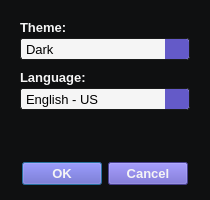
<?xml version="1.0" encoding="UTF-8"?>
<ui version="4.0">
 <class>Settings</class>
 <widget class="QDialog" name="Settings">
  <property name="geometry">
   <rect>
    <x>0</x>
    <y>0</y>
    <width>210</width>
    <height>200</height>
   </rect>
  </property>
  <property name="sizePolicy">
   <sizepolicy hsizetype="Fixed" vsizetype="Fixed">
    <horstretch>0</horstretch>
    <verstretch>0</verstretch>
   </sizepolicy>
  </property>
  <property name="minimumSize">
   <size>
    <width>210</width>
    <height>200</height>
   </size>
  </property>
  <property name="maximumSize">
   <size>
    <width>210</width>
    <height>200</height>
   </size>
  </property>
  <property name="windowTitle">
   <string>Settings</string>
  </property>
  <property name="styleSheet">
   <string notr="true">QWidget {
    background-color: #0f1011;
}</string>
  </property>
  <layout class="QVBoxLayout" name="verticalLayout_2">
   <property name="spacing">
    <number>15</number>
   </property>
   <property name="leftMargin">
    <number>20</number>
   </property>
   <property name="topMargin">
    <number>20</number>
   </property>
   <property name="rightMargin">
    <number>20</number>
   </property>
   <property name="bottomMargin">
    <number>15</number>
   </property>
   <item>
    <layout class="QVBoxLayout" name="verticalLayout">
     <property name="spacing">
      <number>10</number>
     </property>
     <item>
      <layout class="QVBoxLayout" name="verticalLayout_3">
       <property name="spacing">
        <number>3</number>
       </property>
       <item>
        <widget class="QLabel" name="themeTitle_Label">
         <property name="styleSheet">
          <string notr="true">QLabel {
    /* Font Button */
    color: #f5f5f5;
    font-family: 'MollenNarrow_Bold';
    font-size: 10pt;
    font-weight: bold;
    text-align: left;
}</string>
         </property>
         <property name="text">
          <string>Theme:</string>
         </property>
        </widget>
       </item>
       <item>
        <widget class="QComboBox" name="theme_ComboBox">
         <property name="minimumSize">
          <size>
           <width>0</width>
           <height>22</height>
          </size>
         </property>
         <property name="styleSheet">
          <string notr="true">/* Base Shape */
QComboBox {
	/* Shape ComboBox */
    background-color: #f5f5f5;
	border: 1px solid #1a1b1b;
	border-radius: 3px;
	padding: 0px 5px;

	/* Font ComboBox */
	font-family: 'MollenNarrow_Regular';
    font-size: 10pt;
	color: #000000;
}

/* Arrow Icon */
QComboBox::down-arrow {
	image: url(:/Icons/Arrow_Down.svg);
	width: 14px;
    height: 14px;
}

QComboBox::drop-down:!editable {
	background-color: #645ac8;
	border: 2px solid #645ac8;
	border-top-right-radius: 3px;
	border-bottom-right-radius: 3px;
	width: 20px;
}

/* Drop Down Menu */
QComboBox QAbstractItemView {
	background-color: #f5f5f5;

	/* Font ComboBox */
	font-family: 'MollenNarrow_Regular';
    font-size: 10pt;
	color: #000000;
}

QComboBox QAbstractItemView::item::selected {
	background-color: #69b5ff;

}</string>
         </property>
         <item>
          <property name="text">
           <string>Dark</string>
          </property>
         </item>
         <item>
          <property name="text">
           <string>Light</string>
          </property>
         </item>
        </widget>
       </item>
      </layout>
     </item>
     <item>
      <layout class="QVBoxLayout" name="verticalLayout_4">
       <property name="spacing">
        <number>3</number>
       </property>
       <item>
        <widget class="QLabel" name="languageTitle_Label">
         <property name="styleSheet">
          <string notr="true">QLabel {
    /* Font Button */
    color: #f5f5f5;
    font-family: 'MollenNarrow_Bold';
    font-size: 10pt;
    font-weight: bold;
    text-align: left;
}</string>
         </property>
         <property name="text">
          <string>Language:</string>
         </property>
        </widget>
       </item>
       <item>
        <widget class="QComboBox" name="language_ComboBox">
         <property name="minimumSize">
          <size>
           <width>0</width>
           <height>22</height>
          </size>
         </property>
         <property name="styleSheet">
          <string notr="true">/* Base Shape */
QComboBox {
	/* Shape ComboBox */
    background-color: #f5f5f5;
	border: 1px solid #1a1b1b;
	border-radius: 3px;
	padding: 0px 5px;

	/* Font ComboBox */
	font-family: 'MollenNarrow_Regular';
    font-size: 10pt;
	color: #000000;
}

/* Arrow Icon */
QComboBox::down-arrow {
	image: url(:/Icons/Arrow_Down.svg);
	width: 14px;
    height: 14px;
}

QComboBox::drop-down:!editable {
	background-color: #645ac8;
	border: 2px solid #645ac8;
	border-top-right-radius: 3px;
	border-bottom-right-radius: 3px;
	width: 20px;
}

/* Drop Down Menu */
QComboBox QAbstractItemView {
	background-color: #f5f5f5;

	/* Font ComboBox */
	font-family: 'MollenNarrow_Regular';
    font-size: 10pt;
	color: #000000;
}

QComboBox QAbstractItemView::item::selected {
	background-color: #69b5ff;

}</string>
         </property>
         <item>
          <property name="text">
           <string>English - US</string>
          </property>
         </item>
         <item>
          <property name="text">
           <string>Portuguese - BR</string>
          </property>
         </item>
         <item>
          <property name="text">
           <string>Spanish - ES</string>
          </property>
         </item>
         <item>
          <property name="text">
           <string>Chinese - CH</string>
          </property>
         </item>
        </widget>
       </item>
      </layout>
     </item>
     <item>
      <spacer name="verticalSpacer">
       <property name="orientation">
        <enum>Qt::Orientation::Vertical</enum>
       </property>
       <property name="sizeHint" stdset="0">
        <size>
         <width>20</width>
         <height>40</height>
        </size>
       </property>
      </spacer>
     </item>
    </layout>
   </item>
   <item>
    <widget class="QDialogButtonBox" name="buttonBox">
     <property name="styleSheet">
      <string notr="true">/* Dark Theme */
/* Idle Style State */
QPushButton {
    /* Shape Button */
    background-color: #645ac8;

    /* Font Button */
    color: #f5f5f5;
    font-family: 'MollenNarrow_Bold';
    font-size: 10pt;
    font-weight: bold;
    text-align: center;

    /* Icon Button */
    qproperty-iconSize: 30px 30px;
}

QPushButton:hover {
    background-color: #69b5ff;
}

QPushButton:pressed {
    background-color: #5441F6;
}

QPushButton:disabled {
    color: #333333;
    background-color: #f8f8f8;
}</string>
     </property>
     <property name="locale">
      <locale language="English" country="UnitedStates"/>
     </property>
     <property name="orientation">
      <enum>Qt::Orientation::Horizontal</enum>
     </property>
     <property name="standardButtons">
      <set>QDialogButtonBox::StandardButton::Cancel|QDialogButtonBox::StandardButton::Ok</set>
     </property>
     <property name="centerButtons">
      <bool>true</bool>
     </property>
    </widget>
   </item>
  </layout>
 </widget>
 <resources/>
 <connections>
  <connection>
   <sender>buttonBox</sender>
   <signal>accepted()</signal>
   <receiver>Settings</receiver>
   <slot>accept()</slot>
   <hints>
    <hint type="sourcelabel">
     <x>248</x>
     <y>254</y>
    </hint>
    <hint type="destinationlabel">
     <x>157</x>
     <y>274</y>
    </hint>
   </hints>
  </connection>
  <connection>
   <sender>buttonBox</sender>
   <signal>rejected()</signal>
   <receiver>Settings</receiver>
   <slot>reject()</slot>
   <hints>
    <hint type="sourcelabel">
     <x>316</x>
     <y>260</y>
    </hint>
    <hint type="destinationlabel">
     <x>286</x>
     <y>274</y>
    </hint>
   </hints>
  </connection>
 </connections>
</ui>
